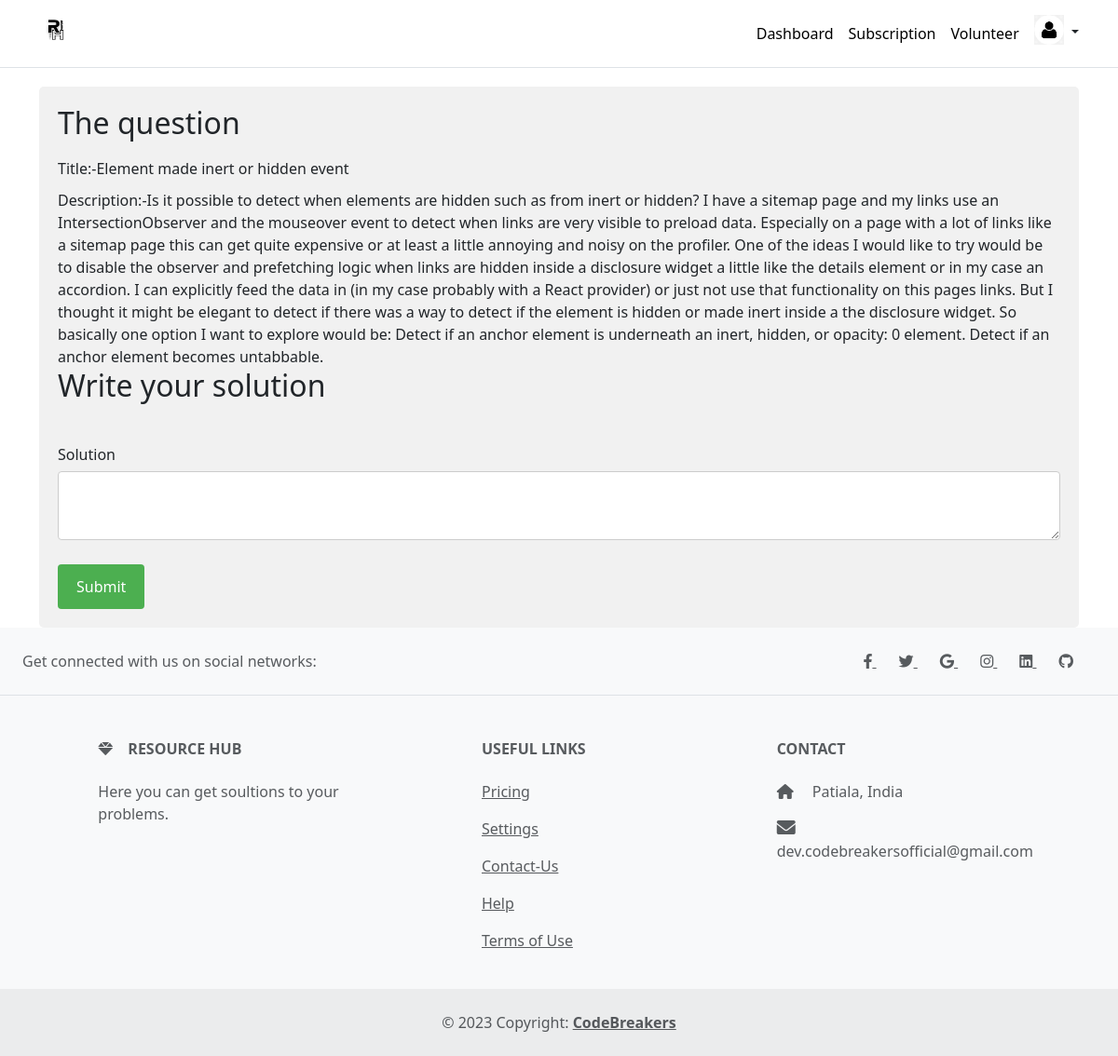
The page /dashboard/answer/post/1 (signed in) on the database its author committed.
### home/models.py (models this page shows, shortened)
class Draft(models.Model):
    user=models.ForeignKey(User,on_delete=models.SET_NULL,null=True,blank=True)
    title=models.TextField(max_length=40000,null=True)
    subtitle=models.TextField(max_length=3000,null=True,blank=True)
    description=models.TextField(max_length=80000,null=True,blank=True)
    pub_date=models.DateField(null=True,blank=True)
    published=models.BooleanField(default=False,null=True,blank=True)
    thumbnail = models.FileField(upload_to="Drafts", blank=True)

### home/views.py (the view, shortened to what this page needs)
# urls.py: path('dashboard/answer/post/<str:que_id>', views.render_answer_post,name="render_answer_post"),
def render_answer_post(request,que_id):
    if request.user.is_authenticated:
        my_post = Draft.objects.filter(pk=que_id)
        return render(request,"home/answer_post.html", context={"thispost":my_post})
    return render(request,"home/dashboard.html", context={})

### home/templates/home/answer_post.html (shortened to what this page needs)
{% load static %}
<!DOCTYPE html>
<html>
 <head>
<link rel="stylesheet" type="text/css" href="{% static 'answer_post/style.css'%}">
<link
  href="https://cdnjs.cloudflare.com/ajax/libs/font-awesome/6.0.0/css/all.min.css"
  rel="stylesheet"
/>
<link
  href="https://cdnjs.cloudflare.com/ajax/libs/mdb-ui-kit/6.2.0/mdb.min.css"
  rel="stylesheet"
/>
<link href="https://cdn.jsdelivr.net/npm/bootstrap@5.3.0-alpha3/dist/css/bootstrap.min.css" rel="stylesheet">
  </head>
  <body>
<header class="p-3 mb-3 border-bottom">
  <div class="container">
      <div class="d-flex flex-wrap align-items-center justify-content-center justify-content-lg-start">
        <a href="{% url 'home' %}" class="d-flex align-items-center mb-2 mb-lg-0 text-dark text-decoration-none">
			<img class="mb-2" src="{% static 'logo/Resource.png' %}" alt="resourcehub" width="40" height="32">
		  </a>
        <ul class="nav col-12 col-lg-auto me-lg-2 mb-10 justify-content-center mb-md-0">
			<li><a href="{% url 'dashboard' %}" class="nav-link px-2" style="color: black;"> Dashboard</a></li>
			<li><a href="{% url 'pricing' %}" class="nav-link px-2" style="color: black;"> Subscription</a></li>
			<li><a href="{% url 'view_volunteer_profiles' %}" class="nav-link px-2" style="color: black;"> Volunteer</a></li>
          </ul>
        <div class="dropdown text-end">
			<a href="#" class="d-block link-dark text-decoration-none dropdown-toggle" id="dropdownUser1" data-bs-toggle="dropdown" aria-expanded="false">
				<img class="mb-2" src="{% static 'logo/signin.png' %}" alt="resourcehub" width="32" height="32" class="rounded-circle">
			  </a>
        </div>
      </div>
    </div>
  </header>
  <body>
	  <div class="container">
      <form class="questionaire" action="{% url 'render_answer_post' que_id=1 %}" method="POST" enctype="multipart/form-data">
			{% for my_post in thispost %}
				<h2>The question</h2>
				<label for="question-title">Title:-{{my_post.title}}</label>
				<br>
				<label for="question-title">Description:-{{my_post.description}}</label>
			{% endfor %}
			<h2>Write your solution</h2>
			<br>
			<label for="question-details">Solution</label>
			<textarea id="question-details" name="send_ans" for="send_ans" required></textarea>
        <button type="submit">Submit</button>
      </form>
    </div>
	<footer class="text-center text-lg-start bg-light text-muted">
		<section class="d-flex justify-content-center justify-content-lg-between p-4 border-bottom">
		  <div class="me-5 d-none d-lg-block">
		  <span>Get connected with us on social networks:</span>
		  </div>
		  <div>
		  <a href="" class="me-4 text-reset">
			<i class="fab fa-facebook-f"></i>
		  </a>
		  <a href="" class="me-4 text-reset">
			<i class="fab fa-twitter"></i>
		  </a>
		  <a href="" class="me-4 text-reset">
			<i class="fab fa-google"></i>
		  </a>
		  <a href="" class="me-4 text-reset">
			<i class="fab fa-instagram"></i>
		  </a>
		  <a href="" class="me-4 text-reset">
			<i class="fab fa-linkedin"></i>
		  </a>
		  <a href="" class="me-4 text-reset">
			<i class="fab fa-github"></i>
		  </a>
		  </div>
		</section>
		<section class="">
		  <div class="container text-center text-md-start mt-5">
		  <div class="row mt-3">
			<div class="col-md-3 col-lg-4 col-xl-3 mx-auto mb-4">
			<h6 class="text-uppercase fw-bold mb-4">
			  <i class="fas fa-gem me-3"></i>Resource Hub
			</h6>
			<p>
			  Here you can get soultions to your problems.
			</p>
			</div>
			<div class="col-md-3 col-lg-2 col-xl-2 mx-auto mb-4">
			<h6 class="text-uppercase fw-bold mb-4">
			  Useful links
			</h6>
			<p>
			  <a href="{% url 'pricing' %}" class="text-reset">Pricing</a>
			</p>
			<p>
			  <a href="{% url 'view_profile' %}" class="text-reset">Settings</a>
			</p>
			<p>
				<a href="{% url 'contact' %}" class="text-reset">Contact-Us</a>
			  </p>
			<p>
			  <a href="https://resourcehubcomm.netlify.app/" class="text-reset">Help</a>
			</p>
			<p>
			  <a href="{% url 'tos' %}" class="text-reset">Terms of Use</a>
			</p>
			</div>
			<div class="col-md-4 col-lg-3 col-xl-3 mx-auto mb-md-0 mb-4">
			<h6 class="text-uppercase fw-bold mb-4">Contact</h6>
			<p><i class="fas fa-home me-3"></i> Patiala, India</p>
			<p>
			  <i class="fas fa-envelope me-3"></i>
			  dev.codebreakersofficial@gmail.com
			</p>
			</div>
		  </div>
		  </div>
		</section>
		<div class="text-center p-4" style="background-color: rgba(0, 0, 0, 0.05);">
		  © 2023 Copyright:
		  <a class="text-reset fw-bold" href="https://mdbootstrap.com/">CodeBreakers</a>
		</div>
	  </footer>
</body>
</html>

### static/answer_post/style.css (style rules this page uses)
body { font-family: Arial, sans-serif; background-color: #f5f5f5; }
header { color: #fff; padding: 20px; }
.fa-envelope { font-size: 20px; }
.container { max-width: 600px; margin: auto; }
.questionaire { background-color: #f1f1f1; border-radius: 5px; padding: 20px; margin-top: 20px; }
h2 { margin-top: 0; }
label { display: block; margin-top: 10px; }
input[type="text"], textarea { width: 100%; padding: 12px; border: 1px solid #ccc; border-radius: 4px; box-sizing: border-box; margin-top: 6px; margin-bottom: 16px; resize: vertical; }
#question-details { width: 100%; height:400%; padding: 12px; border: 1px solid #ccc; border-radius: 4px; box-sizing: border-box; margin-top: 6px; margin-bottom: 20px; resize: vertical; }
button[type="submit"] { background-color: #4CAF50; color: white; padding: 12px 20px; border: none; border-radius: 4px; cursor: pointer; }

### home/templates/home/answer_post.html (style rules this page uses)
.dropdown-toggle { outline: 0; }

### rows shown on the page
Draft: title "Element made inert or hidden event", description "Is it possible to detect when elements are hidden such as from inert or hidden? I have a sitemap page and my links use an IntersectionObserver and the mouseover event to detect when links are very visible to preload data. Especially on a page with a lot of links like a sitemap page this can get quite expensive or at least a little annoying and noisy on the profiler. One of the ideas I would like to try would be to disable the observer and prefetching logic when links are hidden inside a disclosure widget a little like the details element or in my case an accordion. I can explicitly feed the data in (in my case probably with a React provider) or just not use that functionality on this pages…"
